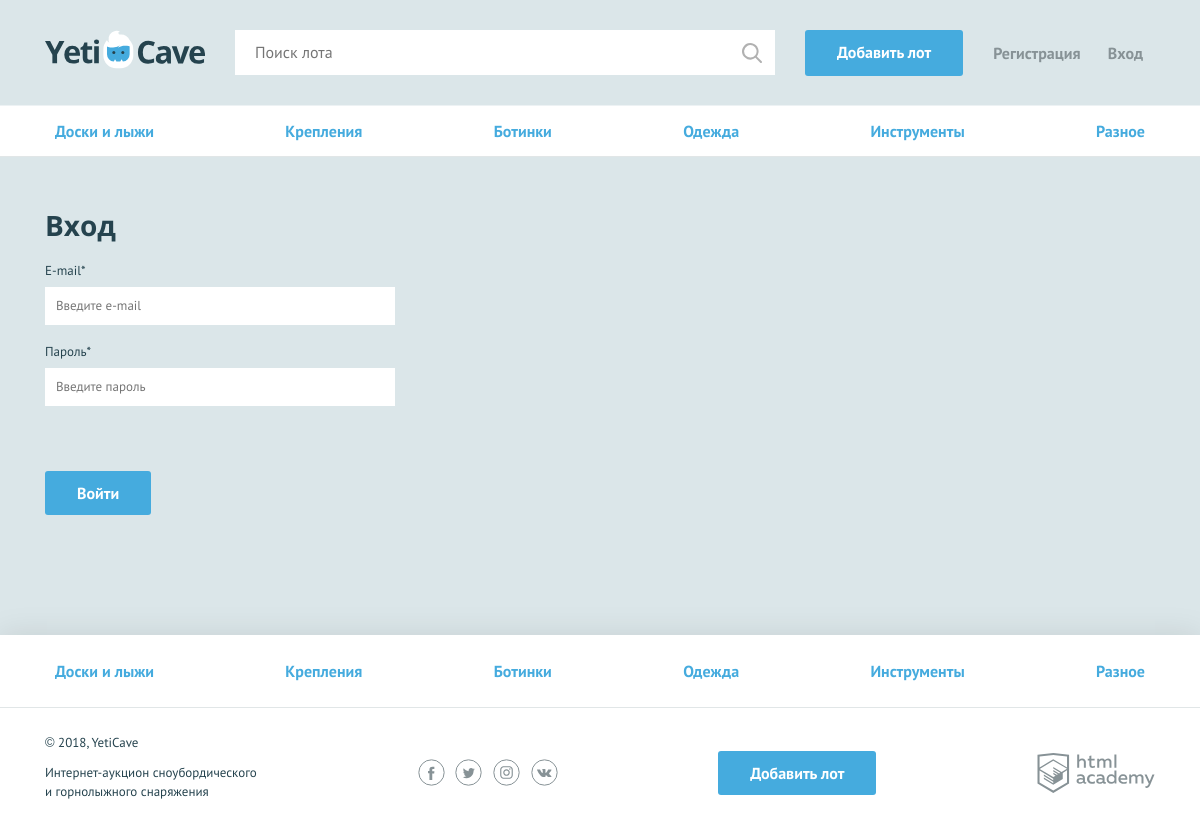
The page /login.php on the database its author committed.
### tables this page shows
CREATE TABLE category (
	category_id		INT AUTO_INCREMENT PRIMARY KEY,
	ru_name		VARCHAR(64),
	eng_name	VARCHAR(64)
);

### functions.php (called while the page is built, shortened)
<?
function renderTemplate ($path, $data) {
  $outContent='';
  if (file_exists($path)) {
    extract ($data);
    require ($path);
    $outContent= ob_get_clean();
  }
  return $outContent;
}
function getCategoryList($con) {
  $sql= 'SELECT * FROM category';
  $result = mysqli_query($con,$sql);
  $categories=mysqli_fetch_all($result, MYSQLI_ASSOC);
return $categories;
}

### templates/login.php (the view, shortened to what this page needs)
<nav class="nav">
  <ul class="nav__list container">
    <?foreach ($categories as $key => $val): ?>
      <li class="nav__item">
          <a href="all-lots.html"><?=$val['ru_name']?></a>
      </li>
    <?endforeach;?>
  </ul>
</nav>
<? $classname= isset($errors) ? 'form--invalid' : ''; ?>
<form class="form container <?=$classname?>" action="" method="post">
  <h2>Вход</h2>
  <?  $field='email';
      $classname= isset($errors[$field]) ? 'form__item--invalid' : '';
      $value= isset($data[$field]) ? $data[$field] : '';
      $errorMsg= isset($errors[$field]) ? $errors[$field] : '';?>
  <div class="form__item <?=$classname?>">
    <label for="email">E-mail*</label>
    <input id="email" type="text" name="email" placeholder="Введите e-mail" value="<?=$value?>">
  </div>
  <?  $field='password';
      $classname= isset($errors[$field]) ? 'form__item--invalid' : '';
      $errorMsg= isset($errors[$field]) ? $errors[$field] : '';?>
  <div class="form__item form__item--last <?=$classname?>">
    <label for="password">Пароль*</label>
    <input id="password" type="text" name="password" placeholder="Введите пароль" >
  </div>
  <button type="submit" class="button">Войти</button>
</form>

### templates/layout.php (shortened to what this page needs)
<!DOCTYPE html>
<html lang="ru">
<head>
    <link href="css/normalize.min.css" rel="stylesheet">
    <link href="css/style.css" rel="stylesheet">
</head>
<body>
<header class="main-header">
    <div class="main-header__container container">
        <a class="main-header__logo" <?=$titlePage == 'Главная' ? '':'href="index.php"';?>>
            <img src="img/logo.svg" width="160" height="39" alt="Логотип компании YetiCave">
        </a>
        <form class="main-header__search" method="get" action="https://echo.htmlacademy.ru">
            <input type="search" name="search" placeholder="Поиск лота">
            <input class="main-header__search-btn" type="submit" name="find" value="Найти">
        </form>
        <a class="main-header__add-lot button" href="add.php">Добавить лот</a>
        <nav class="user-menu">
          <? if ($isAuth):?>
              <div class="user-menu__image">
                <img src="<?=isset($userAvatar)?$userAvatar:'img/user.jpg'?>" width="40" height="40" alt="Пользователь">
              </div>
              <div class="user-menu__logged">
                <p><?=htmlspecialchars($userName);?></p>
                <a href="logout.php">Выйти</a>
              </div>
           <?else:?>
           <ul class="user-menu__list">
             <li class="user-menu__item">
               <a href="singn-up.php">Регистрация</a>
             </li>
             <li class="user-menu__item">
               <a href="login.php">Вход</a>
             </li>
           </ul>
          <?endif;?>
        </nav>
    </div>
</header>
<main  <?=$titlePage == 'Главная' ? 'class="container"':'';?>>
    <?=$content?>
</main>
<footer class="main-footer">
    <nav class="nav">
        <ul class="nav__list container">
          <?foreach ($categories as $key => $value): ?>
            <li class="nav__item">
                <a href="all-lots.html"><?=$value['ru_name']?></a>
            </li>
          <?endforeach;?>
        </ul>
    </nav>
    <div class="main-footer__bottom container">
        <div class="main-footer__copyright">
            <p>© 2018, YetiCave</p>
            <p>Интернет-аукцион сноубордического и горнолыжного снаряжения</p>
        </div>
        <div class="main-footer__social social">
            <a class="social__link social__link--facebook" href="#">Facebook
            </a>
            <a class="social__link social__link--twitter" href="#">Twitter
            </a>
            <a class="social__link social__link--instagram" href="#">Instagram
            </a>
            <a class="social__link social__link--vkontakte" href="#">Вконтакте
            </a>
        </div>
        <a class="main-footer__add-lot button" href="add.php">Добавить лот</a>
        <div class="main-footer__developed-by">
            <a class="logo-academy" href="https://htmlacademy.ru/intensive/php">HTML Academy
            </a>
        </div>
    </div>
</footer>
</body>
</html>

### css/style.css (style rules this page uses)
body { min-width: 1140px; background-color: #dbe6e9; font-family: "PT Sans", sans-serif; font-weight: 400; font-size: 16px; line-height: 26px; color: #25434e; }
a { text-decoration: none; }
h2 { margin: 0; font-family: "Open Sans", sans-serif; font-size: 28px; line-height: 35px; font-weight: 700; }
.container { width: 1110px; margin: 0 auto; padding: 0 15px; }
.button { display: block; padding: 9px 32px; background-color: #45abde; color: #ffffff; text-align: center; font-weight: 700; border: none; border-radius: 3px; }
.main-header { padding: 30px 0 29px; border-bottom: 1px solid rgba(255, 255, 255, 0.5); }
.main-header__container { display: -webkit-flex; display: -ms-flexbox; display: flex; -webkit-justify-content: flex-start; -ms-flex-pack: start; justify-content: flex-start; }
.main-header__logo { display: block; margin-right: 30px; }
.main-header__search { position: relative; width: 540px; margin-right: 30px; }
.main-header__search input[type="search"] { width: 100%; padding: 8px 19px 9px 19px; border: 1px solid #ffffff; }
.main-header__search-btn { content: ""; position: absolute; top: 3px; right: 3px; width: 20px; height: 20px; padding: 20px; background: url("../img/search.svg") center no-repeat; opacity: 0.3; border: 0; font-size: 0; }
.main-header__add-lot { max-width: 160px; margin-right: 30px; }
.user-menu__list { display: -webkit-flex; display: -ms-flexbox; display: flex; -webkit-justify-content: space-between; -ms-flex-pack: justify; justify-content: space-between; -webkit-flex-wrap: wrap; -ms-flex-wrap: wrap; flex-wrap: wrap; width: 150px; margin: 0; margin-top: 10px; padding: 0; list-style: none; }
.user-menu__item a { color: #879296; font-weight: 700; }
.user-menu { display: -webkit-flex; display: -ms-flexbox; display: flex; }
.main-footer { margin-top: 120px; background-color: #ffffff; box-shadow: 0 0 30px 0 rgba(0, 0, 0, 0.1); }
.main-footer__bottom { display: -webkit-flex; display: -ms-flexbox; display: flex; -webkit-justify-content: space-between; -ms-flex-pack: justify; justify-content: space-between; -webkit-align-items: center; -ms-flex-align: center; align-items: center; padding: 25px 0; }
.main-footer__copyright { max-width: 212px; }
.main-footer__copyright p { margin: 0; margin-bottom: 11px; font-size: 13px; line-height: 19px; }
.main-footer__social { width: 140px; }
.social { display: -webkit-flex; display: -ms-flexbox; display: flex; -webkit-justify-content: space-between; -ms-flex-pack: justify; justify-content: space-between; -webkit-flex-wrap: wrap; -ms-flex-wrap: wrap; flex-wrap: wrap; }
.social__link { width: 27px; height: 27px; font-size: 0; }
.logo-academy { display: block; width: 118px; height: 40px; font-size: 0; }
.nav { background-color: #ffffff; border-bottom: 1px solid #e1e6e7; }
.nav__list { display: -webkit-flex; display: -ms-flexbox; display: flex; -webkit-justify-content: space-between; -ms-flex-pack: justify; justify-content: space-between; -webkit-flex-wrap: wrap; -ms-flex-wrap: wrap; flex-wrap: wrap; list-style: none; }
.nav__item a { position: relative; display: block; padding: 12px 10px; font-weight: 700; color: #45abde; }
.nav__item a::before { content: ""; display: none; position: absolute; bottom: 0; width: calc(100% - 20px); height: 3px; background-color: #e2e5e6; }
.main-footer .nav__item a { padding: 23px 10px; }
.form { padding-top: 51px; }
.form h2 { padding-bottom: 15px; }
.form__item { width: 350px; margin: 0; margin-bottom: 14px; font-size: 13px; }
.form__item label { display: block; margin-bottom: 3px; }
.form__item input, .form__item textarea { display: block; width: 100%; padding: 5px 10px; border: 1px solid #ffffff; box-sizing: border-box; }
.form__item--last { margin-bottom: 65px; }
.form .button { display: inline-block; vertical-align: middle; margin-right: 20px; }

### rows shown on the page
category: ru_name "Доски и лыжи"
category: ru_name "Крепления"
category: ru_name "Ботинки"
category: ru_name "Одежда"
category: ru_name "Инструменты"
category: ru_name "Разное"
